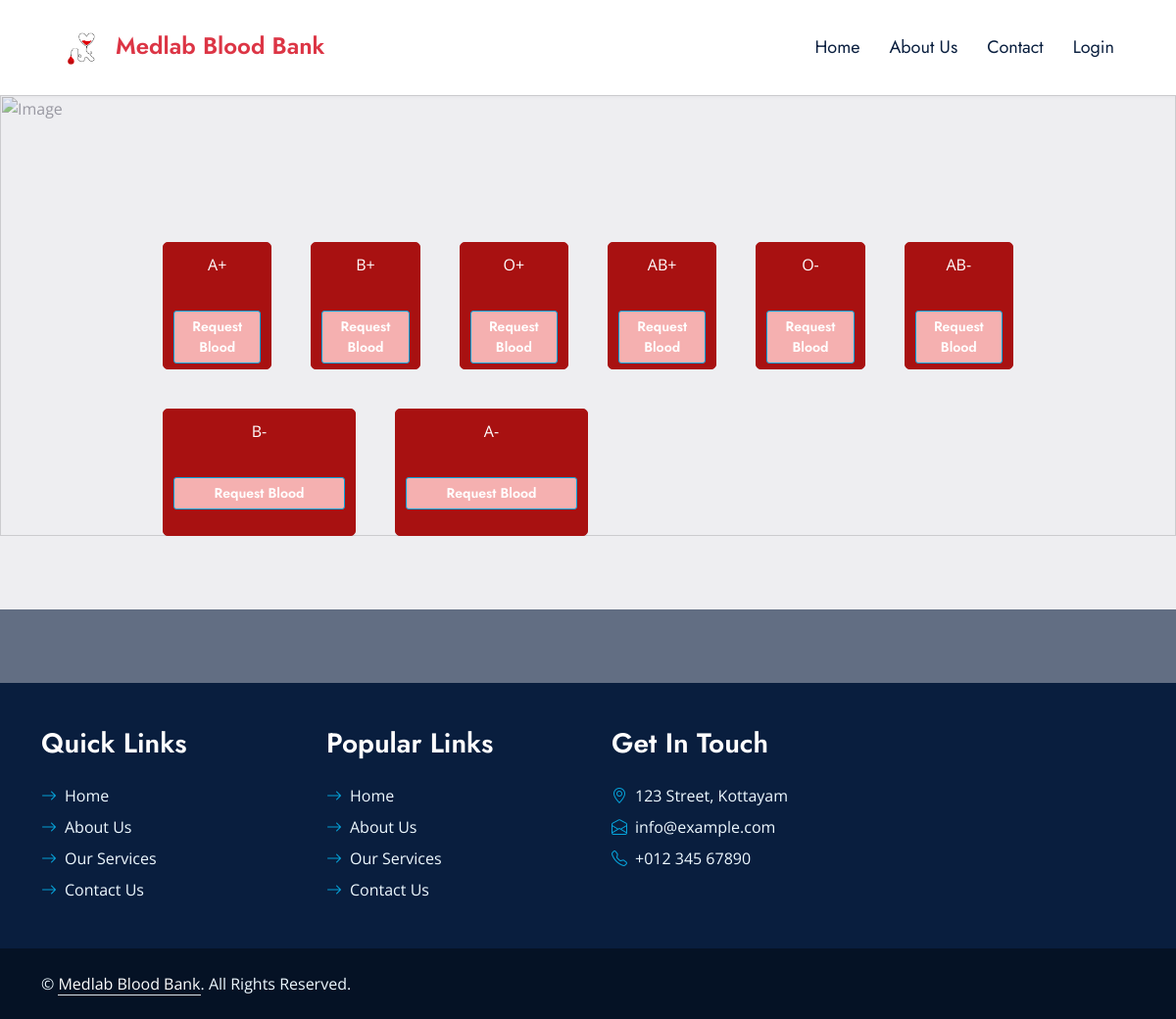
Page /bloodavailability on the committed database.
### website/models.py (models this page shows, shortened)
class BloodType(models.Model):
    blood_type = models.CharField(max_length=10, unique=True)

### website/views.py (the view)
# urls.py: path('bloodavailability', bloodavailability, name='bloodavailability'),
def bloodavailability(request):
    blood_types = BloodType.objects.all()
    return render(request, 'hospital/bloodavailability.html', {'blood_types': blood_types})

### templates/hospital/bloodavailability.html (shortened to what this page needs)
{% load static %}
<html lang="en">
<head>
    <link href="https://cdnjs.cloudflare.com/ajax/libs/font-awesome/5.10.0/css/all.min.css" rel="stylesheet">
    <link href="https://cdn.jsdelivr.net/npm/bootstrap-icons@1.4.1/font/bootstrap-icons.css" rel="stylesheet">
    <link href="{% static 'lib/owlcarousel/assets/owl.carousel.min.css' %}" rel="stylesheet">
    <link href="{% static 'lib/animate/animate.min.css' %}" rel="stylesheet">
    <link href="{% static 'lib/tempusdominus/css/tempusdominus-bootstrap-4.min.css' %}" rel="stylesheet" />
    <link href="{% static 'lib/twentytwenty/twentytwenty.css' %}" rel="stylesheet" />
    <link href="{% static 'css/bootstrap.min.css' %}" rel="stylesheet">
    <link href="{% static 'css/style.css' %}" rel="stylesheet">
</head>
<body>
    <nav class="navbar navbar-expand-lg bg-white navbar-light shadow-sm px-5 py-3 py-lg-0">
        <a href="{% url 'homebloodbank' %}" class="navbar-brand p-0">
            <h4 class="m-0 text-danger"><img height="40px" width="70px" src="{% static 'img/logo.png' %}">Medlab Blood Bank</h4>
        </a>
        <div class="collapse navbar-collapse" id="navbarCollapse">
            <div class="navbar-nav ms-auto py-0">
                <a href="{% url 'hospitalhome'%}" class="nav-item nav-link ">Home</a>
                <a href="{% url 'hospitalabout' %}" class="nav-item nav-link">About Us</a>
                <a href="{% url 'contact' %}" class="nav-item nav-link">Contact</a>
                {% if user.is_authenticated %}
                <a href="#" class="nav-item nav-link">{{user.email}}</a>
                <a class="nav-item nav-link" href="{% url 'loggout' %}">Logout</a>
                {% else %}
                <a class="nav-item nav-link" href="{% url 'loginn' %}">Login</a>
                {% endif %}
            </div>
        </div>
    </nav>
    <div class="container-fluid p-0">
        <div id="header-carousel" class="carousel slide carousel-fade" data-bs-ride="carousel">
            <div class="carousel-inner">
                <div class="carousel-item active">
                    <img class="w-100 h-75" src="{% static 'img/bg6.jpg' %}" alt="Image">
                    <div class="carousel-caption d-flex flex-column align-items-center justify-content-center">
                        <div class="p-3" style="max-width: 900px;">
                            <div class="blood-types">
                                {% for blood_type in blood_types %}
                                    <div class="blood-type">
                                        <p>{{ blood_type.blood_type }}</p>
                                        {% if user.role == user.HOSPITAL %}
                                            <a href="{% url 'requestblood' %}" class="btn btn-primary btn-sm">Request Blood</a>
                                        {% endif %}
                                    </div>
                                {% endfor %}
                            </div>
                        </div>
                    </div>
                </div>
            </div>
        </div>
    </div>
    <div class="container-fluid bg-dark text-light py-5 wow fadeInUp" data-wow-delay="0.3s" style="margin-top: -75px;">
        <div class="container pt-5">
            <div class="row g-5 pt-4">
                <div class="col-lg-3 col-md-6">
                    <h3 class="text-white mb-4">Quick Links</h3>
                    <div class="d-flex flex-column justify-content-start">
                        <a class="text-light mb-2" href="#"><i class="bi bi-arrow-right text-primary me-2"></i>Home</a>
                        <a class="text-light mb-2" href="#"><i class="bi bi-arrow-right text-primary me-2"></i>About Us</a>
                        <a class="text-light mb-2" href="#"><i class="bi bi-arrow-right text-primary me-2"></i>Our Services</a>
                        <a class="text-light" href="#"><i class="bi bi-arrow-right text-primary me-2"></i>Contact Us</a>
                    </div>
                </div>
                <div class="col-lg-3 col-md-6">
                    <h3 class="text-white mb-4">Popular Links</h3>
                    <div class="d-flex flex-column justify-content-start">
                        <a class="text-light mb-2" href="#"><i class="bi bi-arrow-right text-primary me-2"></i>Home</a>
                        <a class="text-light mb-2" href="#"><i class="bi bi-arrow-right text-primary me-2"></i>About Us</a>
                        <a class="text-light mb-2" href="#"><i class="bi bi-arrow-right text-primary me-2"></i>Our Services</a>
                        <a class="text-light" href="#"><i class="bi bi-arrow-right text-primary me-2"></i>Contact Us</a>
                    </div>
                </div>
                <div class="col-lg-3 col-md-6">
                    <h3 class="text-white mb-4">Get In Touch</h3>
                    <p class="mb-2"><i class="bi bi-geo-alt text-primary me-2"></i>123 Street, Kottayam</p>
                    <p class="mb-2"><i class="bi bi-envelope-open text-primary me-2"></i>info@example.com</p>
                    <p class="mb-0"><i class="bi bi-telephone text-primary me-2"></i>+012 345 67890</p>
                </div>
            </div>
        </div>
    </div>
    <div class="container-fluid text-light py-4" style="background: #051225;">
        <div class="container">
            <div class="row g-0">
                <div class="col-md-6 text-center text-md-start">
                    <p class="mb-md-0">&copy; <a class="text-white border-bottom" href="#">Medlab Blood Bank</a>. All Rights Reserved.</p>
                </div>
            </div>
        </div>
    </div>
</body>
</html>

### static/css/style.css (style rules this page uses)
:root { --primary: #06A3DA; --secondary: #F57E57; --light: #EEF9FF; --dark: #091E3E; --medium:#a82f2f; }
h3, h4, .font-weight-semi-bold { font-weight: 600 !important; }
.btn { font-family: 'Jost', sans-serif; font-weight: 600; transition: .5s; }
.btn-primary, .btn-secondary { color: #FFFFFF; }
.navbar-light .navbar-nav .nav-link { font-family: 'Jost', sans-serif; padding: 35px 15px; font-size: 18px; color: var(--dark); outline: none; transition: .5s; }
.carousel-caption { top: 0; left: 0; right: 0; bottom: 0; background: rgba(216, 216, 222, 0.432); z-index: 1; }

### templates/hospital/bloodavailability.html (style rules this page uses)
.blood-types { display: flex; flex-wrap: wrap; gap: 40px; }
.blood-type { border: 1px solid #a81111; padding: 10px; width:250px; height:130px; background-color:#a81111; border-radius: 5px; text-align: center; flex: 1; max-width: calc(25% - 20px); }
.blood-type a { display: block; margin-top: 35px; text-decoration: none; background-color: #f5b0b0; color: white; padding: 5px 10px; border-radius: 3px; }

### rows in the picture
BloodType: blood_type "A+"
BloodType: blood_type "B+"
BloodType: blood_type "O+"
BloodType: blood_type "AB+"
BloodType: blood_type "O-"
BloodType: blood_type "AB-"
BloodType: blood_type "B-"
BloodType: blood_type "A-"
